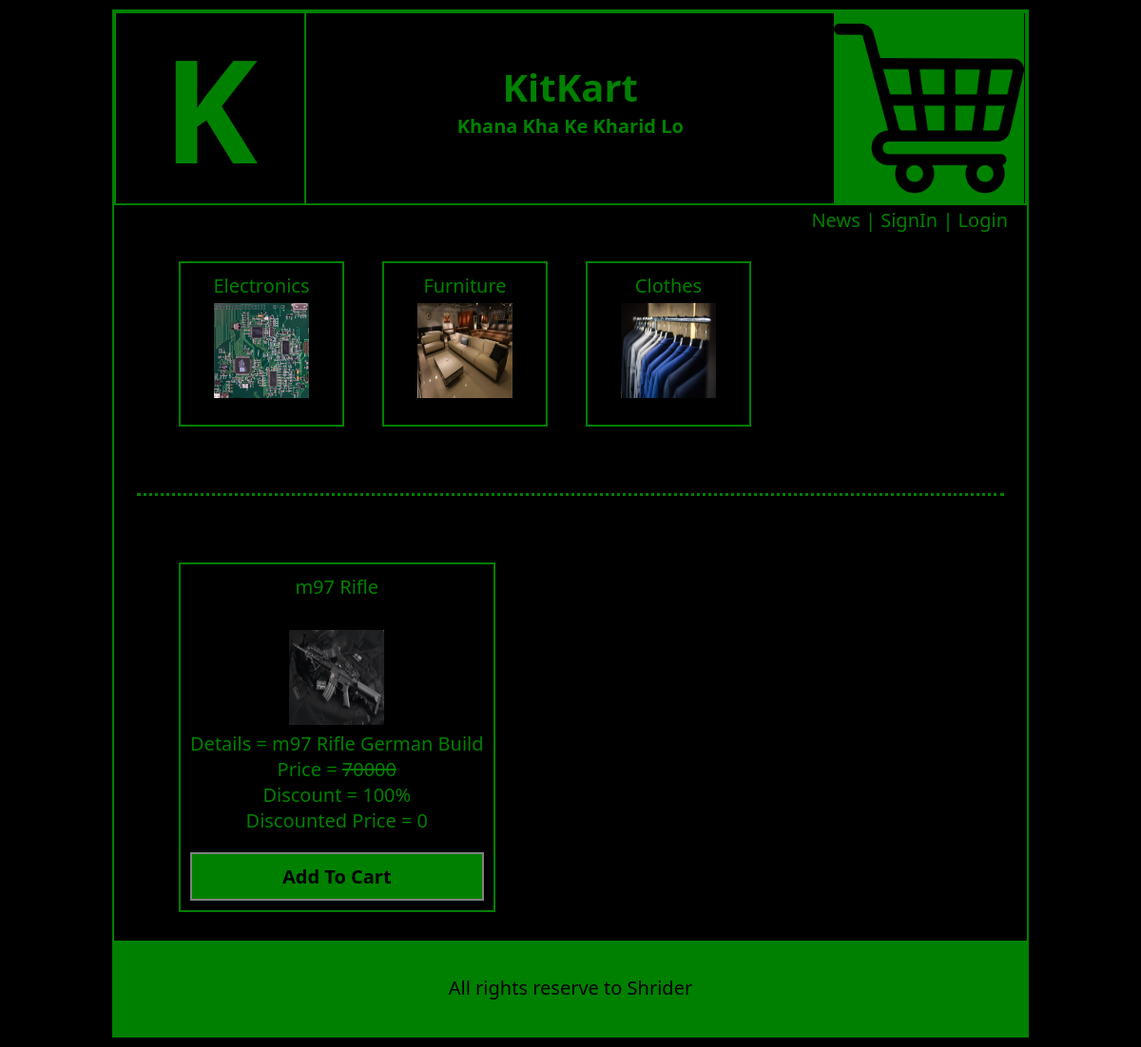
The page / on the database its author committed.
### tables this page shows
CREATE TABLE IF NOT EXISTS `category_info` (
  `cat_id` int(11) NOT NULL AUTO_INCREMENT,
  `cat_name` varchar(30) NOT NULL,
  `cat_dname` varchar(30) NOT NULL,
  `img_path` text NOT NULL,
  `cat_type` varchar(10) NOT NULL,
  `parent_cat_id` int(11) NOT NULL,
  `reg_date` date NOT NULL,
  PRIMARY KEY (`cat_id`)
);

CREATE TABLE IF NOT EXISTS `item_info` (
  `item_id` int(11) NOT NULL AUTO_INCREMENT,
  `item_name` varchar(30) NOT NULL,
  `img_path` text NOT NULL,
  `item_details` text NOT NULL,
  `item_price` int(11) NOT NULL,
  `item_discount` int(11) NOT NULL,
  `parent_cat_id` int(11) NOT NULL,
  `reg_date` date NOT NULL,
  PRIMARY KEY (`item_id`)
);

### index.php (the view, shortened to what this page needs)
<?php
    include("header.php");
    if(isset($_REQUEST['parent_id'])){
        $parent_id = $_REQUEST['parent_id'];
    }
    else{
        $parent_id = 0;
    }
?>
<div class="content">
    <div class="newsRegLoginBtns">
        <a href="displayNews.php">News </a>
        <a href="userRegForm.php">| SignIn </a>
        <a href="userLoginForm.php">| Login</a>
    </div>
    <div class="categorySection section">
            <?php
                include("dbconnect.php");
                $rsCat = mysqli_query($con,"select * from category_info where                 parent_cat_id='$parent_id' ");
                while($row = mysqli_fetch_array($rsCat)){
                    $id = $row['cat_id'];
                    echo("<a href = 'index.php?parent_id=$id'>");
                    echo("<div class='categoryBox box'>");
                    echo($row['cat_name']);
                    echo("<br>");
                    $img_path = $row['img_path'];
                    echo("<img src='.\\collection\\$img_path'>");
                    echo("</div>");
                    echo("</a>");
                }
            ?>
    </div>
                <hr class="home-hr">
    <div class="itemSection section">
            <?php
                include("dbconnect.php");
                $rsCat = mysqli_query($con,"select * from item_info where                 parent_cat_id='$parent_id' ");
                while($row = mysqli_fetch_array($rsCat)){
                    echo("<div class='itemBox box'>");
                    echo($row['item_name']);
                    echo("<br>");
                    $img_path = $row['img_path'];
                    echo("<br>");
                    echo("<img src='.\\collection\\$img_path'>");
                    echo("<br>");
                    echo("Details = ".$row['item_details']);
                    echo("<br>");
                    echo("Price = <s>".$row['item_price']."</s>");
                    echo("<br>");
                    $price = $row['item_price'];
                    $item_id = $row['item_id'];
                    $discount = $row['item_discount'];
                    echo("Discount = ".$discount."%");
                    echo("<br>");
                    $discountedPrice = $price -
                    ( ($discount/100)*$price );
                    echo("Discounted Price = ". $discountedPrice);
                    echo("<br>");
                    echo("<div class='btnAddToCart'>");
                    echo("<a href='chkAlreadyLogin.php?item_price=$discountedPrice&item_id=$item_id'>Add To Cart</a>");
                    echo("</div>");
                    echo("</div>");
                }
            ?>
    </div>
</div>
<?php
    include("footer.php");
?>

### style/styles.css (style rules this page uses)
body { margin: 0; padding: 0; background-color: black; color: green; font-family: "Segoe UI", Tahoma, Geneva, Verdana, sans-serif; font-size: 1.25rem; }
a { text-decoration: none; color: green; }
hr { border-color: green; }
.content { min-height: 400px; }
.newsRegLoginBtns { text-align: right; margin: 2px 20px 0 0; }
.section { width: 90%; margin: 10px auto; }
.box { min-width: 150px; min-height: 150px; border: 2px solid green; margin: 20px; display: inline-block; vertical-align: top; text-align: center; padding: 10px; }
.box img { margin-top: 5px; width: 100px; height: 100px; }
.btnAddToCart a { display: block; background-color: green; border: 2px solid grey; color: black; margin-top: 20px; padding: 10px; font-weight: 700; }
.home-hr { border: none; border-top-style: dotted; width: 95%; margin: 50px auto; }

### rows shown on the page
category_info: cat_name "Electronics", img_path (picture)
category_info: cat_name "Furniture", img_path (picture)
category_info: cat_name "Clothes", img_path (picture)
item_info: item_name "m97 Rifle", img_path (picture), item_details "m97 Rifle German Build", item_price "70000", item_discount "100", discountedPrice "0"
